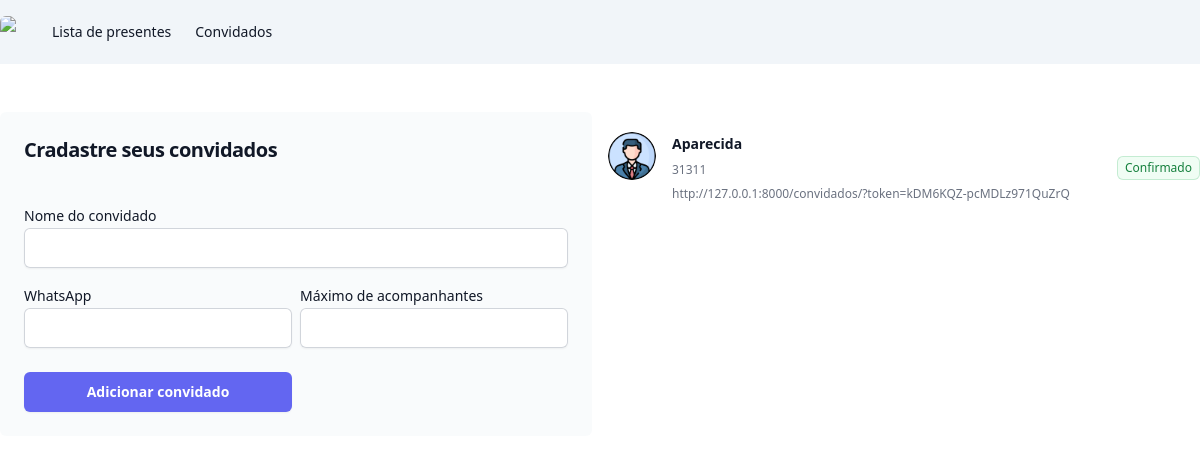
Page /noivos/lista_convidados on the committed database.
### noivos/models.py (models this page shows, shortened)
class Convidados(models.Model):
    status_choices = (
        ("AC", "Aguardando confirmação"),
        ("C", "Confirmado"),
        ("R", "Recusado"),
    )
    nome_convidado = models.CharField(max_length=100)
    whatsapp = models.CharField(max_length=25, null=True, blank=True)
    maximo_acompanhantes = models.PositiveIntegerField(default=0)
    token = models.CharField(max_length=25)
    status = models.CharField(max_length=2, choices=status_choices, default="AC")
    @property
    def link_convite(self):
        return f"http://127.0.0.1:8000/convidados/?token={self.token}"

### noivos/views.py (the view, shortened to what this page needs)
# urls.py: path("lista_convidados", views.lista_convidados, name="lista_convidados"),
def lista_convidados(request):
    if request.method == "GET":
        convidados = Convidados.objects.all()
        return render(request, "lista_convidados.html", {"convidados": convidados})

### noivos/templates/lista_convidados.html
{% extends "base.html" %}
{% load static %}
{% block 'body' %}
    {% include "partials/navbar.html" %}
    <div class="max-w-7xl mx-auto mt-12">
        <div class="grid gap-4 grid-cols-2">
            <div class="bg-slate-200/20 p-6 rounded-md">
              <form action="{% url 'lista_convidados' %}" method="POST">{% csrf_token %}
                <h2 class="text-balance text-xl font-semibold tracking-tight text-gray-900">Cradastre seus convidados</h2>
                <br>
                <label class="mt-4 block text-sm leading-6 text-gray-900">Nome do convidado</label>
                <input type="text" name="nome_convidado" class="block w-full rounded-md border-0 px-3.5 py-2 text-gray-900 shadow-sm ring-1 ring-inset ring-gray-300 placeholder:text-gray-400 focus:ring-2 focus:ring-inset focus:ring-indigo-600 sm:text-sm sm:leading-6">
                <div class="grid grid-cols-2 gap-2">
                    <div>
                        <label class="mt-4 block text-sm leading-6 text-gray-900">WhatsApp</label>
                        <input type="text" name="whatsapp" class="block w-full rounded-md border-0 px-3.5 py-2 text-gray-900 shadow-sm ring-1 ring-inset ring-gray-300 placeholder:text-gray-400 focus:ring-2 focus:ring-inset focus:ring-indigo-600 sm:text-sm sm:leading-6">
                    </div>
                    <div>
                        <label class="mt-4 block text-sm leading-6 text-gray-900">Máximo de acompanhantes</label>
                        <input type="number" name="maximo_acompanhantes" class="block w-full rounded-md border-0 px-3.5 py-2 text-gray-900 shadow-sm ring-1 ring-inset ring-gray-300 placeholder:text-gray-400 focus:ring-2 focus:ring-inset focus:ring-indigo-600 sm:text-sm sm:leading-6">
                    </div>
                    <input type="submit" class="rounded-md mt-4 bg-indigo-500 px-3.5 py-2.5 text-sm font-semibold text-white shadow-sm hover:bg-indigo-400 focus-visible:outline focus-visible:outline-2 focus-visible:outline-offset-2 focus-visible:outline-indigo-400" value="Adicionar convidado">
                </div>
              </form>
            </div>
            <div>
                <ul role="list" class="divide-y divide-gray-100">
                    {% for convidado in convidados %}
                      <li class="flex items-center justify-between gap-x-6 py-5">
                        <div class="flex min-w-0 gap-x-4">
                          <img class="h-12 w-12 flex-none rounded-full bg-gray-50" src="{% static 'noivos/img/default.png' %}" alt="">
                          <div class="min-w-0 flex-auto">
                            <p class="text-sm font-semibold leading-6 text-gray-900">{{convidado.nome_convidado}}</p>
                            <p class="mt-1 truncate text-xs leading-5 text-gray-500">{{convidado.whatsapp}}</p>
                            <p class="mt-1 text-xs leading-5 text-gray-500">{{convidado.link_convite}}</p>
                          </div>
                        </div>
                        <span class="inline-flex items-center rounded-md px-2 py-1 text-xs font-medium ring-1 ring-inset {% if convidado.status == 'AC' %}text-indigo-700 bg-indigo-50 ring-indigo-600/20{% elif convidado.status == 'C'%}text-green-700 bg-green-50 ring-green-600/20{% else %}text-red-700 bg-red-50 ring-red-600/20{% endif %}">{{convidado.get_status_display}}</span>
                      </li>
                    {% endfor %}
                  </ul>
            </div>
        </div>
    </div>
{% endblock %}

### rows in the picture
Convidados: nome_convidado "Aparecida", whatsapp "31311", link_convite "http://127.0.0.1:8000/convidados/?token=kDM6KQZ-pcMDLz971QuZrQ", status "Confirmado"
